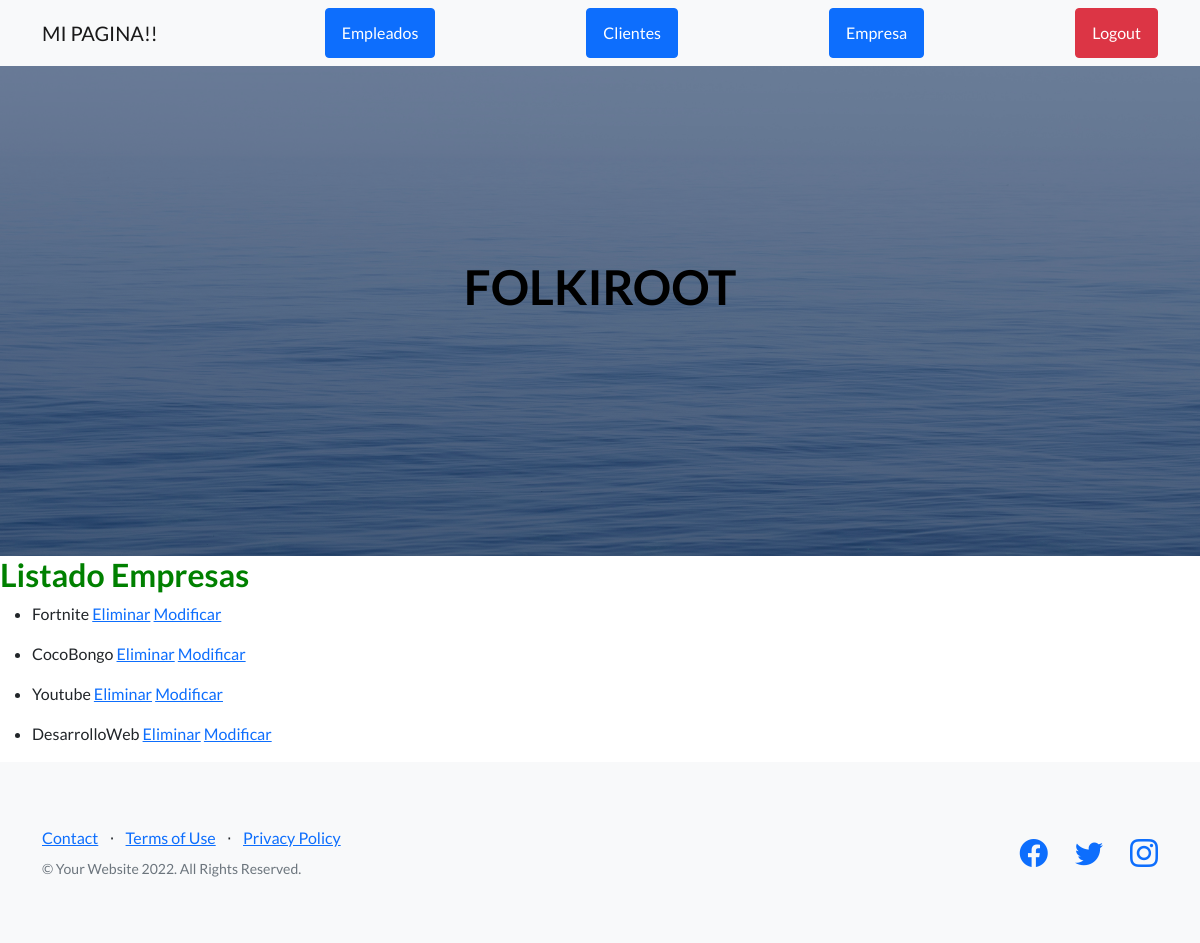
The page /AppProyecto/list_empresa/ (signed in) on the database as committed earlier.
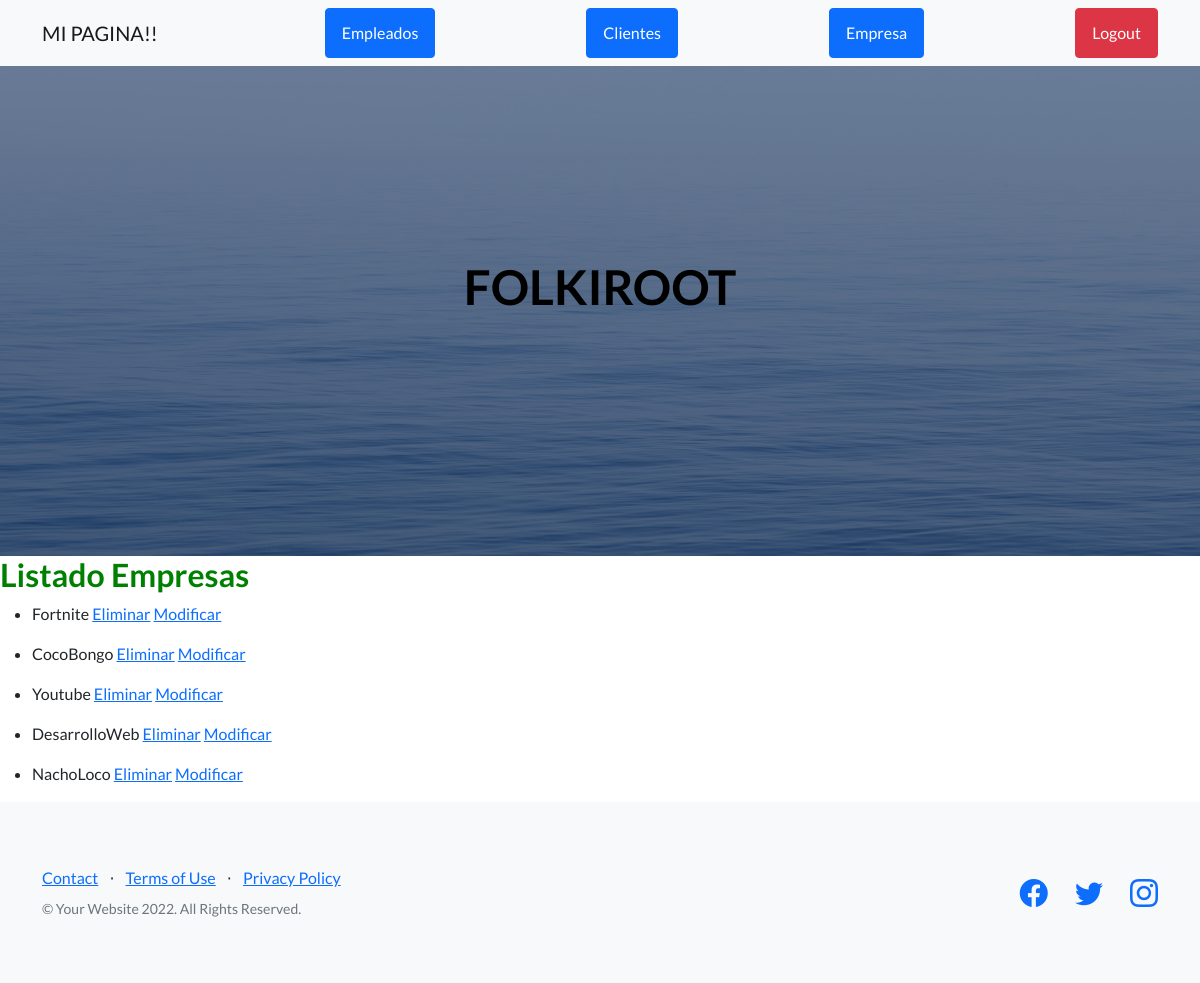
The same page on the database as committed later.
### AppProyecto/models.py (models this page shows)
class Empresa(models.Model):
    nombre = models.CharField(max_length=50)
    direccion = models.CharField(max_length=50)
    def __str__(self):
        return self.nombre

### AppProyecto/views.py (the view)
# urls.py: path("list_empresa/", ListEmpresa.as_view(), name="list_empresas"),
class ListEmpresa(LoginRequiredMixin, ListView):
    model = Empresa
    template_name = "AppProyecto/list_empresas.html"

### AppProyecto/templates/AppProyecto/list_empresas.html (shortened to what this page needs)
{% extends "AppProyecto/index.html" %}
{% block main %}
<h2 style="color: green;">Listado Empresas</h2>
{% for empresa in object_list %}
    <ul><li>
        {{ empresa }}
        <a href="{% url 'delete_empresas' empresa.id %}">Eliminar</a>
        <a href="{% url 'update_empresas' empresa.id %}">Modificar</a>
    </li></ul>
{% endfor %}
{% endblock %}

Rows that differ between the two databases and show on the page:
added Empresa: nombre "NachoLoco"
